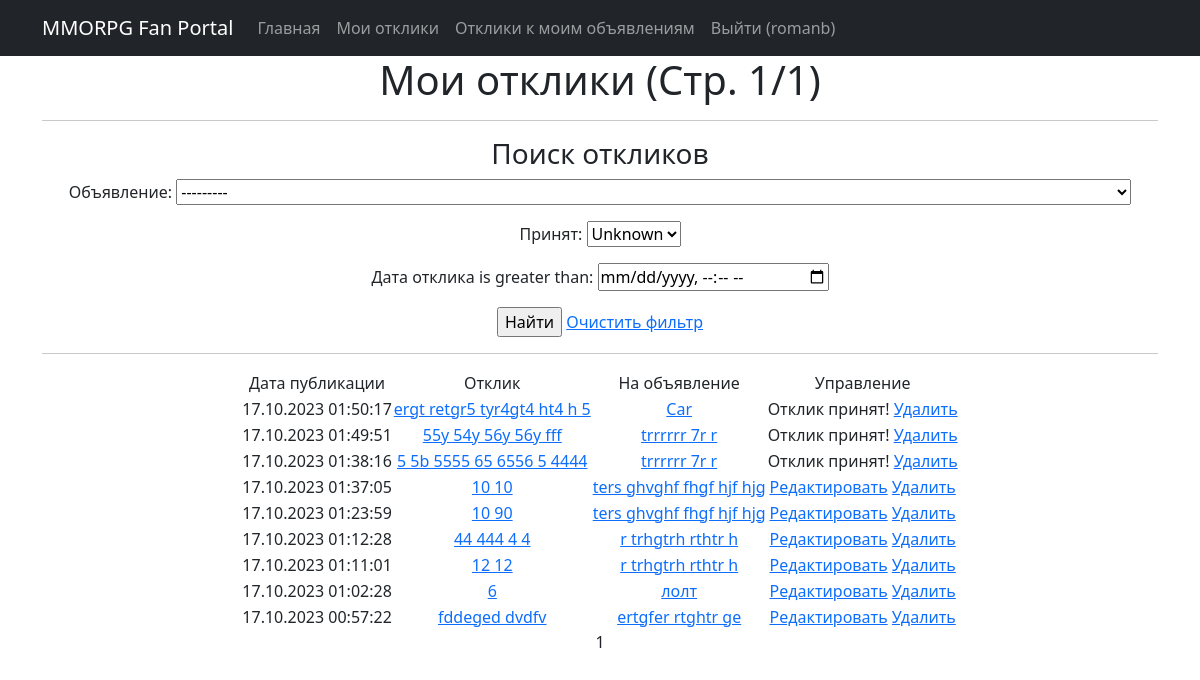
Page /myresponse/ (signed in) on the earlier database version.
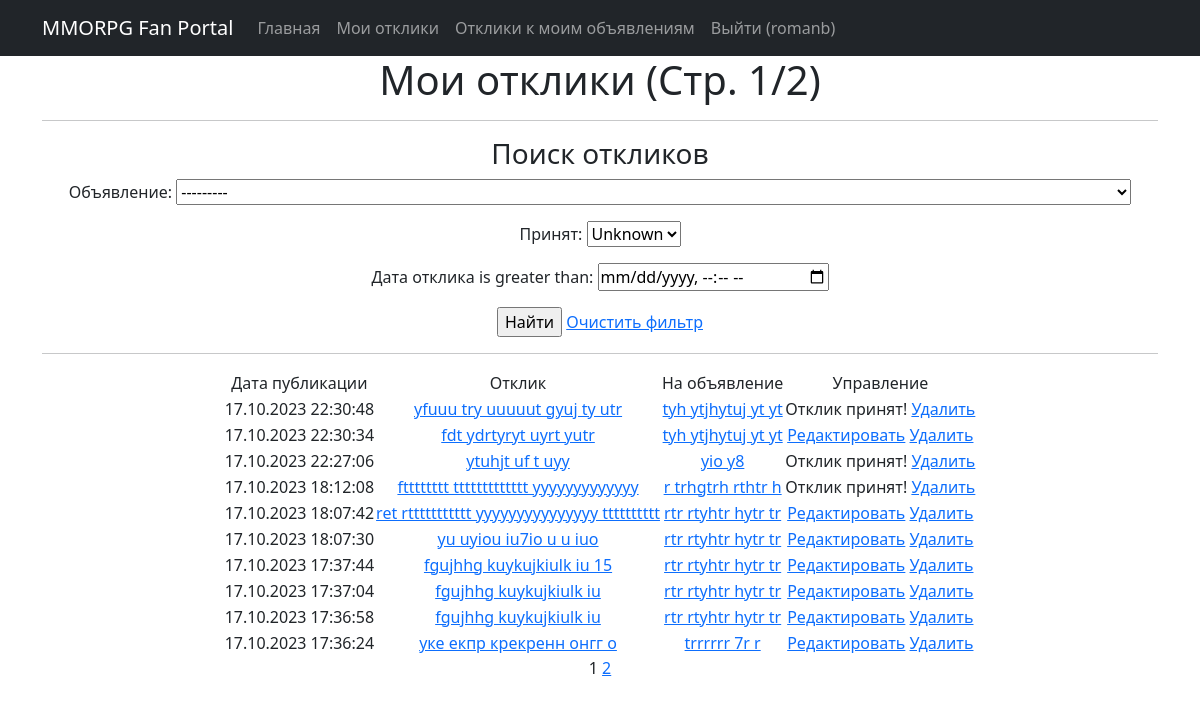
Same page on the later database version.
### mmorpg/models.py (models this page shows, shortened)
class Response(models.Model):
    author = models.ForeignKey(User, on_delete=models.CASCADE, verbose_name="Автор")
    text = models.TextField("Текст")
    ad = models.ForeignKey(Ads, on_delete=models.CASCADE, verbose_name="Объявление")
    accepted = models.BooleanField("Принят", default=False)
    date = models.DateTimeField("Дата отклика", auto_now_add=True)

class Ads(models.Model):
    CATEGORIES = [
        ('tanks', 'Танки'),
        ('heals', 'Хилы'),
        ('dd', 'ДД'),
        ('tradespeople', 'Торговцы'),
        ('guildmasters', 'Гилдмастеры'),
        ('questgivers', 'Квестгиверы'),
        ('blacksmiths', 'Кузнецы'),
        ('tanners', 'Кожевники'),
        ('potionmakers', 'Зельевары'),
        ('spellmasters', 'Мастера заклинаний'),
    ]
    author = models.ForeignKey(User, on_delete=models.CASCADE, verbose_name="Автор")
    title = models.CharField("Заголовок", max_length=128)
    text = RichTextUploadingField("Текст")
    category = models.CharField("Категория объявления",
                                max_length=12,
                                choices=CATEGORIES,
                                default='tanks')
    media = models.FileField("Прикрепленные файлы", upload_to='uploads/', blank=True)
    date = models.DateTimeField("Дата объявления", auto_now_add=True)
    def __str__(self):
        return f'{self.date.strftime("%d.%m.%Y %H:%M:%S")} :: ' \
               f'{self.category} :: ' \
               f'{self.title.title()} :: ' \
               f'{self.text[0:50] + "..." if len(str(self.text)) > 50 else self.text}'

### mmorpg/views.py (the view)
# urls.py: path('myresponse/', MyResponseList.as_view(), name='myresponse_list'),
class MyResponseList(LoginRequiredMixin, ListView):
    model = Response
    ordering = '-date'
    template_name = 'ResponseList.html'
    context_object_name = 'responseList'
    paginate_by = 10
    def get_queryset(self):
        queryset = super().get_queryset().filter(author=self.request.user)
        self.filterset = ResponseFilter(self.request.GET, queryset)
        return self.filterset.qs
    def get_context_data(self, **kwargs):
        context = super().get_context_data(**kwargs)
        context['filterset'] = self.filterset
        return context

### mmorpg/templatetags/custom_filter.py (called while the page is built)
@register.simple_tag(takes_context=True)
def url_replace(context, **kwargs):
    d = context['request'].GET.copy()
    for k, v in kwargs.items():
        d[k] = v
    return d.urlencode()

### templates/ResponseList.html (shortened to what this page needs)
{% extends 'flatpages/default.html' %}
{% load custom_filter %}
{% block content %}
{% if request.resolver_match.url_name == 'myresponse_list' %}
   <h1>Мои отклики (Стр. {{ page_obj.number }}/{{ page_obj.paginator.num_pages }})</h1>
{% else %}
   <h1>Отклики на мои объявления (Стр. {{ page_obj.number }}/{{ page_obj.paginator.num_pages }})</h1>
{% endif %}
   <hr>
   <h3>Поиск откликов</h3>
    <form action="" method="get">
       {{ filterset.form.as_p }}
       <input type="submit" value="Найти" />
        {% if request.resolver_match.url_name == 'myresponse_list' %}
            <a href="{% url 'myresponse_list' %}">Очистить фильтр</a>
        {% elif request.resolver_match.url_name == 'adsresponse_list' %}
            <a href="{% url 'adsresponse_list' %}">Очистить фильтр</a>
        {% endif %}
    </form>
   <hr>
   {% if responseList %}
       <table align="center">
           <tr>
               <td>Дата публикации</td>
               <td>Отклик</td>
               <td>На объявление</td>
               <td>Управление</td>
           </tr>
           {% for response in responseList %}
           {% if request.resolver_match.url_name == 'myresponse_list' and request.user == response.author %}
           <tr>
               <td>{{ response.date|date:'d.m.Y H:i:s' }}</td>
               <td><a href="{% url 'response_detail' response.ad.pk response.pk %}">{{ response.text|truncatewords:7 }}</a></td>
               <td><a href="{% url 'ads_detail' response.ad.pk %}">{{ response.ad.title|truncatewords:7 }}</a></td>
               <td>
                   {% if response.accepted %}
                   Отклик принят!
                   {% else %}
                   <a href="{% url 'response_edit' response.ad.pk response.pk %}">Редактировать</a>
                   {% endif %}
                   <a href="{% url 'response_delete' response.ad.pk response.pk %}">Удалить</a>
               </td>
           </tr>
           {% endif %}
           {% endfor %}
       </table>
   {% else %}
       <h2>Откликов нет!</h2>
   {% endif %}
   {{ page_obj.number }}
   {% if page_obj.has_next %}
       <a href="?{% url_replace page=page_obj.next_page_number %}">{{ page_obj.next_page_number }}</a>
   {% endif %}
{% endblock content %}

Differences in the rows shown:
no longer on this page (row unchanged): Response: date "17.10.2023 01:50:17", text "ergt retgr5 tyr4gt4 ht4 h 5", ad "Car", accepted "Отклик принят!"
no longer on this page (row unchanged): Response: date "17.10.2023 01:49:51", text "55y 54y 56y 56y fff", ad "trrrrrr 7r r", accepted "Отклик принят!"
no longer on this page (row unchanged): Response: date "17.10.2023 01:38:16", text "5 5b 5555 65 6556 5 4444", ad "trrrrrr 7r r", accepted "Отклик принят!"
no longer on this page (row unchanged): Response: date "17.10.2023 01:37:05", text "10 10", ad "ters ghvghf fhgf hjf hjg", accepted "Редактировать"
no longer on this page (row unchanged): Response: date "17.10.2023 01:23:59", text "10 90", ad "ters ghvghf fhgf hjf hjg", accepted "Редактировать"
no longer on this page (row unchanged): Response: date "17.10.2023 01:12:28", text "44 444 4 4", ad "r trhgtrh rthtr h", accepted "Редактировать"
no longer on this page (row unchanged): Response: date "17.10.2023 01:11:01", text "12 12", ad "r trhgtrh rthtr h", accepted "Редактировать"
no longer on this page (row unchanged): Response: date "17.10.2023 01:02:28", text "6", ad "лолт", accepted "Редактировать"
no longer on this page (row unchanged): Response: date "17.10.2023 00:57:22", text "fddeged dvdfv", ad "ertgfer rtghtr ge", accepted "Редактировать"
added Response: date "17.10.2023 22:30:48", text "yfuuu try uuuuut gyuj ty utr", ad "tyh ytjhytuj yt yt", accepted "Отклик принят!"
added Response: date "17.10.2023 22:30:34", text "fdt ydrtyryt uyrt yutr", ad "tyh ytjhytuj yt yt", accepted "Редактировать"
added Response: date "17.10.2023 22:27:06", text "ytuhjt uf t uyy", ad "yio y8", accepted "Отклик принят!"
added Response: date "17.10.2023 18:12:08", text "ftttttttt ttttttttttttt yyyyyyyyyyyyy", ad "r trhgtrh rthtr h", accepted "Отклик принят!"
added Response: date "17.10.2023 18:07:42", text "ret rttttttttttt yyyyyyyyyyyyyyy tttttttttt", ad "rtr rtyhtr hytr tr", accepted "Редактировать"
added Response: date "17.10.2023 18:07:30", text "yu uyiou iu7io u u iuo", ad "rtr rtyhtr hytr tr", accepted "Редактировать"
added Response: date "17.10.2023 17:37:44", text "fgujhhg kuykujkiulk iu 15", ad "rtr rtyhtr hytr tr", accepted "Редактировать"
added Response: date "17.10.2023 17:37:04", text "fgujhhg kuykujkiulk iu", ad "rtr rtyhtr hytr tr", accepted "Редактировать"
added Response: date "17.10.2023 17:36:58", text "fgujhhg kuykujkiulk iu", ad "rtr rtyhtr hytr tr", accepted "Редактировать"
added Response: date "17.10.2023 17:36:24", text "уке екпр крекренн онгг о", ad "trrrrrr 7r r", accepted "Редактировать"
Other differences:
{{ page_obj.paginator.num_pages }}: "1" → "2"
{{ page_obj.next_page_number }}: (not shown) → "2"
